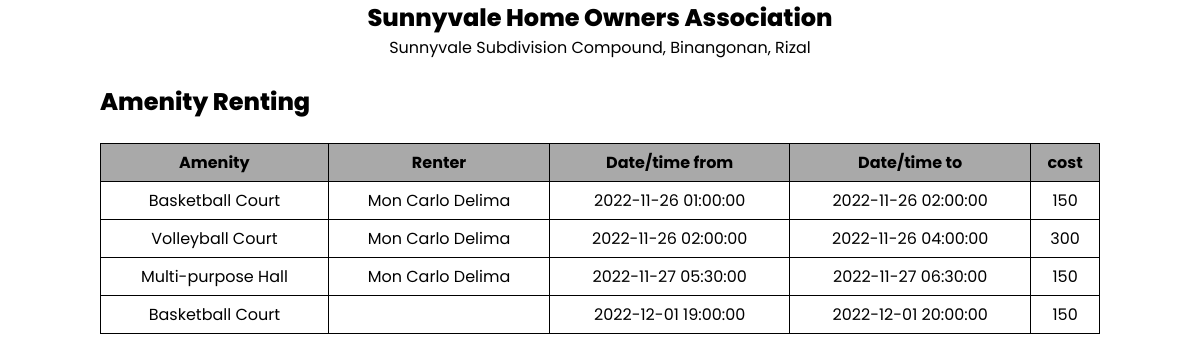
The page /reports/reportAmenities.php on the database as committed earlier.
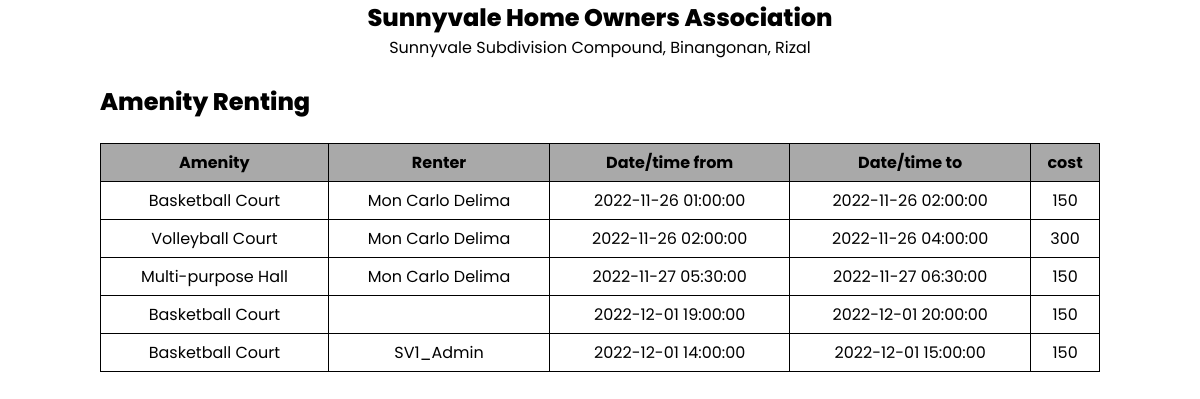
The same page on the database as committed later.
### tables this page shows
CREATE TABLE IF NOT EXISTS `facility_renting` (
  `transaction_id` int NOT NULL AUTO_INCREMENT,
  `amenity_name` varchar(255) NOT NULL,
  `renter_name` varchar(255) NOT NULL,
  `date_from` datetime NOT NULL,
  `date_to` datetime NOT NULL,
  `cost` int NOT NULL,
  `payment_proof` varchar(255) NOT NULL,
  PRIMARY KEY (`transaction_id`)
);

### reports/reportAmenities.php (the view, shortened to what this page needs)
<?php
    $con = new mysqli('localhost', 'root', '', 'sunnyvale') or die(mysqli_error($con));
    $result = $con->query("SELECT * FROM facility_renting");
?>
<!DOCTYPE html>
<html lang="en">
<head>
</head>
<body onload="print();" onafterprint="close();">
    <div class="reportPage">
    <div class="head">
        <label class="reportHeader">Sunnyvale Home Owners Association</label>
        <label class="reportSubtext">Sunnyvale Subdivision Compound, Binangonan, Rizal</label>
    </div>
    <div class="reportContainer">
        <label class="tblTitle">Amenity Renting</label>
        <table class="tblReportData">
            <thead>
                <th>Amenity</th>
                <th>Renter</th>
                <th>Date/time from</th>
                <th>Date/time to</th>
                <th>cost</th>
            </thead>
            <?php while ($row = $result->fetch_assoc()) : ?>
            <tr>
                <td><?php echo $row['amenity_name']; ?></td>
                <td><?php echo $row['renter_name']; ?></td>
                <td><?php echo $row['date_from']; ?></td>
                <td><?php echo $row['date_to']; ?></td>
                <td><?php echo $row['cost']; ?></td>
            </tr>
            <?php endwhile; ?>
        </table>
    </div>
    </div>
</body>
</html>

Rows that differ between the two databases and show on the page:
added facility_renting: amenity_name "Basketball Court", renter_name "SV1_Admin", date_from "2022-12-01 14:00:00", date_to "2022-12-01 15:00:00", cost "150"
